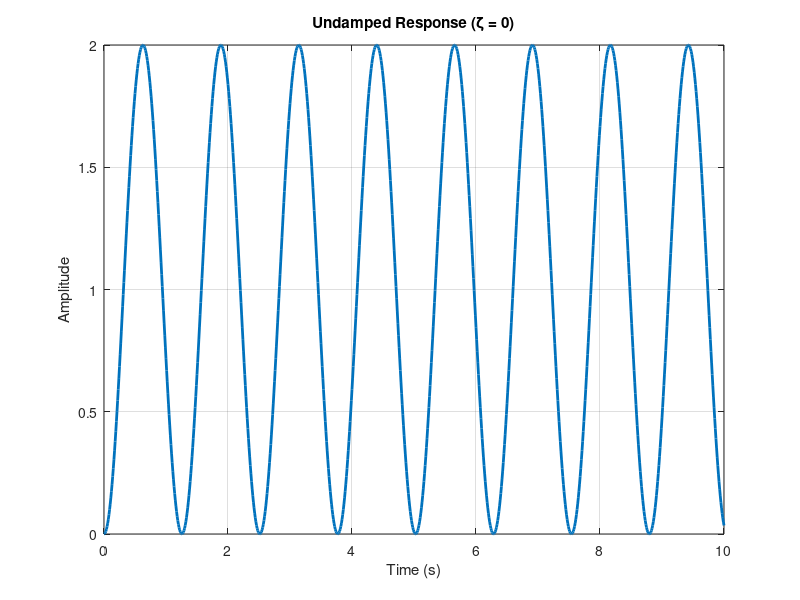

Write the MATLAB code that produced this figure.
% --- Control System Toolbox Version ---
wn = 5;       % Natural frequency
zeta = 0;     % Zero damping for undamped response

% Transfer Function: G(s) = wn^2 / (s^2 + 2*zeta*wn*s + wn^2)
num = [wn^2];
den = [1 2*zeta*wn wn^2]; 

% This is where your error is happening in image_e81dd0.png
sys = tf(num, den); 

% Step response
t = 0:0.01:10;
[y, t_out] = step(sys, t);

plot(t_out, y, 'LineWidth', 2);
title('Undamped Response (\zeta = 0)');
xlabel('Time (s)'); ylabel('Amplitude');
grid on;
